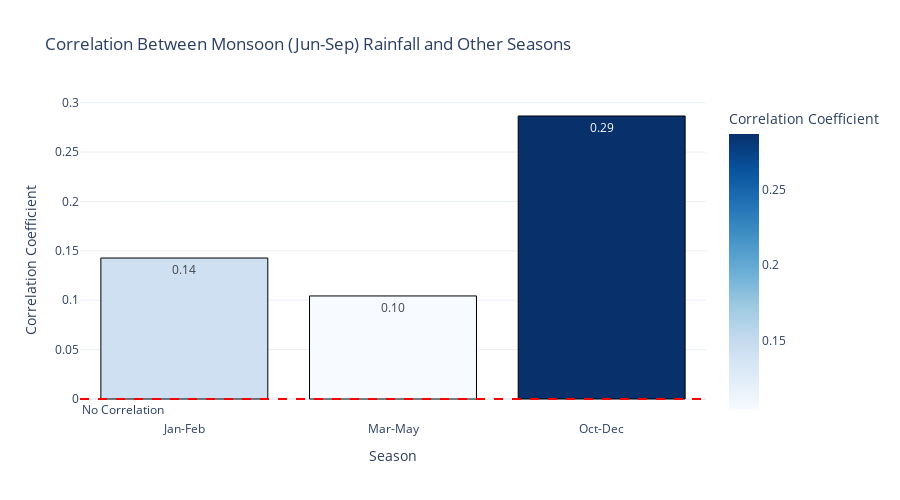

The code cell stored with this chart in its notebook:
### Markdown cell above
### Correlating Seasonal Rainfall with Annual Totals

### Code cell
# correlation analysis between monsoon (Jun-Sep) rainfall and other seasons
seasonal_columns = ['Jan-Feb', 'Mar-May', 'Jun-Sep', 'Oct-Dec']
monsoon_column = 'Jun-Sep'
relationships = {}

for season in seasonal_columns:
    if season != monsoon_column:
        corr, _ = pearsonr(rainfall_data[monsoon_column], rainfall_data[season])
        relationships[season] = corr

correlation_data = pd.DataFrame({
    'Season': list(relationships.keys()),
    'Correlation Coefficient': list(relationships.values())
})

fig = px.bar(
    correlation_data,
    x='Season',
    y='Correlation Coefficient',
    title='Correlation Between Monsoon (Jun-Sep) Rainfall and Other Seasons',
    labels={'Season': 'Season', 'Correlation Coefficient': 'Correlation Coefficient'},
    text='Correlation Coefficient',
    color='Correlation Coefficient',
    color_continuous_scale='Blues'
)

fig.add_hline(
    y=0,
    line_dash="dash",
    line_color="red",
    annotation_text="No Correlation",
    annotation_position="bottom left"
)

fig.update_traces(marker_line_color='black', marker_line_width=1, texttemplate='%{text:.2f}')
fig.update_layout(
    template='plotly_white',
    height=500
)

fig.show()

### Figure 1 — Plotly figure (JSON) as saved in the notebook; plotly's stock layout.template omitted (floating-point values rounded to 4 significant figures)
{"data": [{"hovertemplate": "Season=%{x}<br>Correlation Coefficient=%{marker.color}<extra></extra>", "legendgroup": "", "marker": {"color": [0.1427, 0.1043, 0.2865], "coloraxis": "coloraxis", "line": {"color": "black", "width": 1}, "pattern": {"shape": ""}}, "name": "", "orientation": "v", "showlegend": false, "text": [0.1427, 0.1043, 0.2865], "textposition": "auto", "texttemplate": "%{text:.2f}", "type": "bar", "x": ["Jan-Feb", "Mar-May", "Oct-Dec"], "xaxis": "x", "y": [0.1427, 0.1043, 0.2865], "yaxis": "y"}], "layout": {"annotations": [{"showarrow": false, "text": "No Correlation", "x": 0, "xanchor": "left", "xref": "x domain", "y": 0, "yanchor": "top", "yref": "y"}], "barmode": "relative", "coloraxis": {"colorbar": {"title": {"text": "Correlation Coefficient"}}, "colorscale": [[0, "rgb(247,251,255)"], [0.125, "rgb(222,235,247)"], [0.25, "rgb(198,219,239)"], [0.375, "rgb(158,202,225)"], [0.5, "rgb(107,174,214)"], [0.625, "rgb(66,146,198)"], [0.75, "rgb(33,113,181)"], [0.875, "rgb(8,81,156)"], [1, "rgb(8,48,107)"]]}, "height": 500, "legend": {"tracegroupgap": 0}, "shapes": [{"line": {"color": "red", "dash": "dash"}, "type": "line", "x0": 0, "x1": 1, "xref": "x domain", "y0": 0, "y1": 0, "yref": "y"}], "title": {"text": "Correlation Between Monsoon (Jun-Sep) Rainfall and Other Seasons"}, "xaxis": {"anchor": "y", "domain": [0, 1], "title": {"text": "Season"}}, "yaxis": {"anchor": "x", "domain": [0, 1], "title": {"text": "Correlation Coefficient"}}}}
